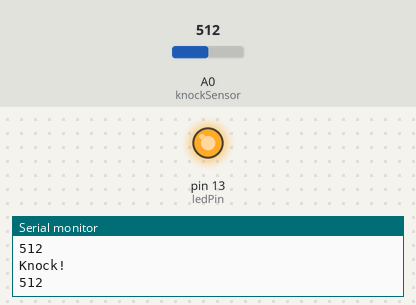
Simulated run of this program. Board: Arduino Uno, built with avr-gcc and run on an emulated ATmega328P. On the bench: output pins drawn as LEDs (lit = HIGH), the last lines printed to the serial monitor. Inputs (shaded band) come from the test bench; at power-on: A0 (knockSensor) = 512.

Above: at 1.2 s.
1.3 s: A0 (knockSensor) set to 107
4.3 s: A0 (knockSensor) set to 88
At 4.3 s:
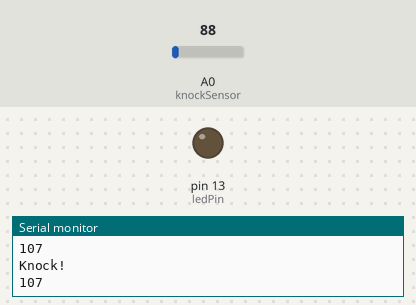
5.8 s: A0 (knockSensor) set to 110
8.8 s: A0 (knockSensor) set to 90
At 8.8 s:
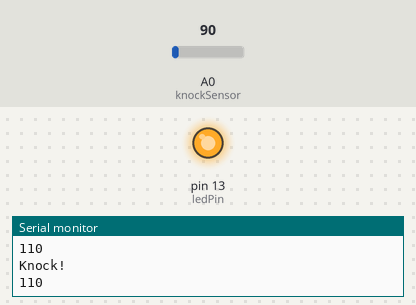
Timing chart, 0 to 11.3 s (numbered marks = the images above; inputs shaded):
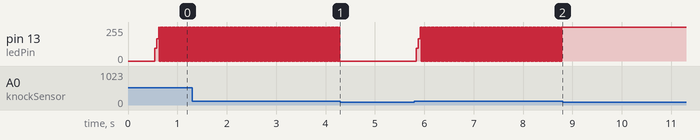

The program:

main.cpp
```cpp
#include "Arduino.h"


// these constants won't change:
const int ledPin = 13;      // led connected to digital pin 13
const int knockSensor = A0; // the piezo is connected to analog pin 0
const int threshold = 100;  // threshold value to decide when the detected sound is a knock or not

// these variables will change:
int sensorReading = 0;      // variable to store the value read from the sensor pin
int ledState = LOW;         // variable used to store the last LED status, to toggle the light

long int prevMillis;
long int currentMillis;

void setup() {
  prevMillis = millis();
  pinMode(ledPin, OUTPUT); // declare the ledPin as as OUTPUT
  Serial.begin(9600);
}

void loop() {
  currentMillis = millis();
  // read the sensor and store it in the variable sensorReading:
  sensorReading = analogRead(knockSensor);

  if (currentMillis - prevMillis >= 500){
    if (sensorReading >= threshold) {
      // toggle the status of the ledPin:
      ledState = !ledState;
      // update the LED pin itself:
      digitalWrite(ledPin, ledState);
      // send the string "Knock!" back to the computer, followed by newline
      Serial.println("Knock!");
      Serial.println(sensorReading);
    }

    prevMillis = currentMillis - currentMillis%5000;
  }

}
```

Measured:
- the behaviour switches between 100 and 99 on A0 (knockSensor) (found by bisection; images 0 and 1)
- after the input at 4.3 s, pin 13 (ledPin): stops changing and stays 0/255
- after the input at 8.8 s, pin 13 (ledPin): stops changing and stays 255/255
- by itself, pin 13 (ledPin): alternates 255/255 for 0.01 s and 0/255 for 0.01 s
